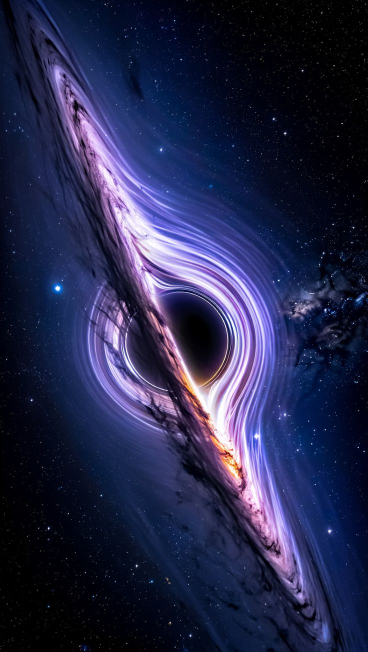
#> input picture Image_Processing/blackhole.jpg, 736 x 1303 px (shown at 1/2 size)
$ python miniBatchKMeans.py
#> lines starting #> are read from the running program, lines starting #| are printed output that depends on the picture
from PIL import Image
import numpy as np
import matplotlib.pyplot as plt
from sklearn.cluster import MiniBatchKMeans
from scipy.cluster.hierarchy import dendrogram, linkage
import time

# -----------------------------------------------------------------
# FINAL, COMPLETE CODE FOR HIERARCHICAL ANALYSIS OF A LARGE IMAGE
# -----------------------------------------------------------------

# This script performs a multi-level hierarchical analysis on a large image
# using a scalable, hybrid approach. It generates a clustered image, a
# high-level dendrogram of the main color groups (centroids), and then
# a series of detailed dendrograms for each of those main color groups.

# -----------------------
# Step 1: Load and Preprocess the Image
# -----------------------
# Loads a large image and reshapes it into a 2D array of pixels,
# where each row is a data point to be clustered.
try:
    image_path = "blackhole.jpg"  # <-- Change this to your image path
    original_img = Image.open(image_path).convert('RGB')
#> original_img is the input picture: PIL image 736x1303 RGB; mean R, G, B 37.4, 40, 74.9
    # Resize to a large size to demonstrate scalability
    large_img = original_img.resize((200, 200))
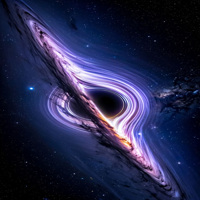
#> large_img: PIL image 200x200 RGB; mean R, G, B 37.4, 40, 74.9
    img_array = np.array(large_img)
    pixels = img_array.reshape(-1, 3)
    print(f"Large image loaded. Shape: {img_array.shape}, Pixels: {pixels.shape}")
#| Large image loaded. Shape: (200, 200, 3), Pixels: (40000, 3)
except FileNotFoundError:
    print("Image not found. Creating a large dummy image for demonstration.")
    large_img = np.random.randint(0, 256, (500, 500, 3), dtype=np.uint8)
    img_array = large_img
    pixels = img_array.reshape(-1, 3)

# -----------------------
# Step 2: Use MiniBatchKMeans for Scalable Top-Level Clustering
# -----------------------
# MiniBatchKMeans is used on the ENTIRE dataset to find a small number of
# top-level clusters efficiently, without the memory issues of AgglomerativeClustering.
n_top_level_clusters = 5
print(f"\nFinding {n_top_level_clusters} top-level clusters with MiniBatchKMeans...")
start_time = time.time()
kmeans_model = MiniBatchKMeans(n_clusters=n_top_level_clusters, random_state=0, n_init=10)
kmeans_model.fit(pixels)
labels = kmeans_model.predict(pixels)
centroids = kmeans_model.cluster_centers_
print(f"MiniBatchKMeans on full dataset took {time.time() - start_time:.2f} seconds.")

# -----------------------
# Step 2.1: Count Pixels in Each Cluster and Find Average Color
# -----------------------
# This part is added based on your request. It provides a quantitative
# summary of the clustering results.
unique_labels, counts = np.unique(labels, return_counts=True)
#> unique_labels = [0, 1, 2, 3, 4]; counts = [15583, 2230, 13371, 3141, 5675]
print("\n--- Cluster Pixel Counts ---")
for label, count in zip(unique_labels, counts):
    print(f"Cluster {label}: {count} pixels")
#> this loop made 5 passes
#> count on passes 1 to 5: 15583, 2230, 13371, 3141, 5675
#| Cluster 0: 15583 pixels
#| Cluster 1: 2230 pixels
#| Cluster 2: 13371 pixels
#| Cluster 3: 3141 pixels
#| Cluster 4: 5675 pixels

print("\n--- Average Cluster Colors (Centroids) ---")
# The centroids are already computed by MiniBatchKMeans, so we just
# use that array for efficiency.
for i in range(n_top_level_clusters):
    print(f"Cluster {i} Average Color (R,G,B): {centroids[i].astype(int)}")


# -----------------------
# Step 3: Visualize the Clustered (Segmented) Image
# -----------------------
# This visualizes the result of the top-level clustering, where each pixel
# is replaced with its cluster's average color.
segmented_img = centroids[labels].reshape(200, 200, 3)
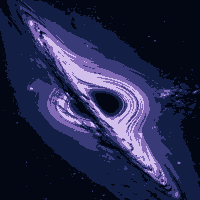
#> segmented_img: shape (200, 200, 3) float64; mean of channels 0, 1, 2 37.7, 40.2, 75.1; drawn as R, G, B
plt.figure(figsize=(10, 5))
plt.subplot(1, 2, 1)
plt.imshow(img_array)
plt.title("Original Image")
plt.axis("off")
plt.subplot(1, 2, 2)
plt.imshow(segmented_img.astype(np.uint8))
plt.title(f"Clustered Image ({n_top_level_clusters} Top-level Clusters)")
plt.axis("off")
plt.show()
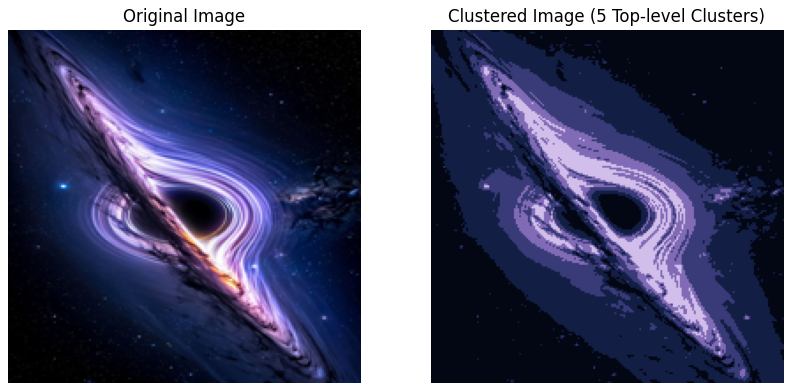
#> figure drawn by matplotlib, 2 panels

# -----------------------
# Step 4: Create the High-Level Dendrogram of Centroids
# -----------------------
# This dendrogram provides a summary of the hierarchical relationships between
# the main color groups. It is computationally feasible because it only
# operates on a small number of centroids (9 in this case).
print("\n--- Generating Dendrogram of Cluster Centroids ---")
start_time = time.time()
linked_centroids = linkage(centroids, method='ward')
print(f"Linkage on centroids took {time.time() - start_time:.2f} seconds.")

plt.figure(figsize=(12, 6))
dendrogram(linked_centroids,
           orientation='top',
           distance_sort='descending',
           labels=[f'Cluster {i}' for i in range(n_top_level_clusters)],
           leaf_rotation=45,
           show_leaf_counts=True)
plt.title("Dendrogram of Cluster Centroids")
plt.xlabel("Cluster Label")
plt.ylabel("Distance")
plt.show()
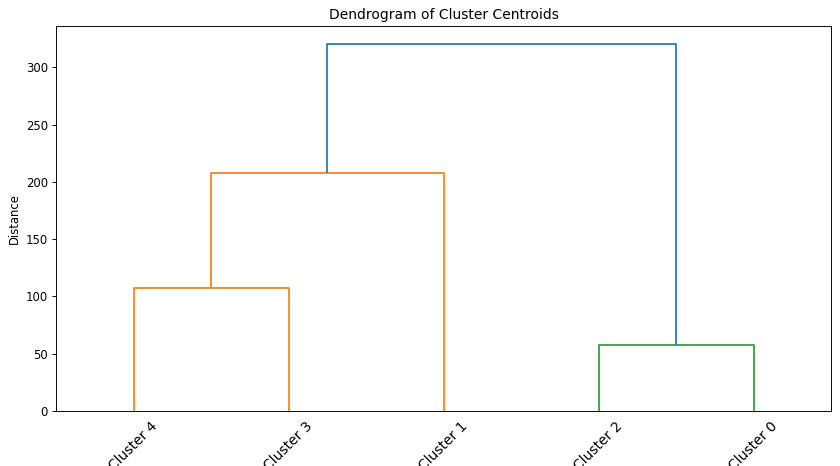
#> figure drawn by matplotlib, 1 panel

# -----------------------
# Step 5: Generate Detailed Sub-Dendrograms for Each Top-Level Cluster
# -----------------------
# This is a powerful analysis. We loop through each of the 9 main clusters
# and perform a detailed hierarchical analysis on a manageable subset of its
# pixels, providing fine-grained insight into each cluster's internal structure.
max_dendrogram_pixels = 500 # Sets a limit for dendrogram generation speed
print("\n--- Generating Sub-Dendrograms for Each Top-Level Cluster ---")

for cluster_id in range(n_top_level_clusters):
    print(f"\nProcessing sub-hierarchy for Cluster {cluster_id}...")

    sub_cluster_pixels = pixels[labels == cluster_id]
    num_pixels = len(sub_cluster_pixels)

    if num_pixels == 0:
        print(f"  Cluster {cluster_id} is empty. Skipping.")
        continue

    # Take a random subset of pixels if the cluster is too large
    if num_pixels > max_dendrogram_pixels:
        subset_idx = np.random.choice(num_pixels, max_dendrogram_pixels, replace=False)
        dendrogram_pixels = sub_cluster_pixels[subset_idx]
        print(f"  Using a subset of {max_dendrogram_pixels} pixels for the dendrogram.")
    else:
        dendrogram_pixels = sub_cluster_pixels
        print(f"  Using all {num_pixels} pixels for the dendrogram.")

    # Perform the hierarchical clustering on this focused subset
    start_time = time.time()
    sub_linked = linkage(dendrogram_pixels, method='ward')
    print(f"  Hierarchical clustering on sub-cluster took {time.time() - start_time:.2f} seconds.")

    # Visualize the sub-dendrogram
    plt.figure(figsize=(12, 6))
    dendrogram(sub_linked,
               orientation='top',
               distance_sort='descending',
               show_leaf_counts=True)
    plt.title(f"Detailed Dendrogram for a subset of Pixels from Cluster {cluster_id}")
    plt.xlabel("Pixel Index")
    plt.ylabel("Distance")
    plt.show()
#> this loop made 5 passes
#> pass 1, `plt.show()`:
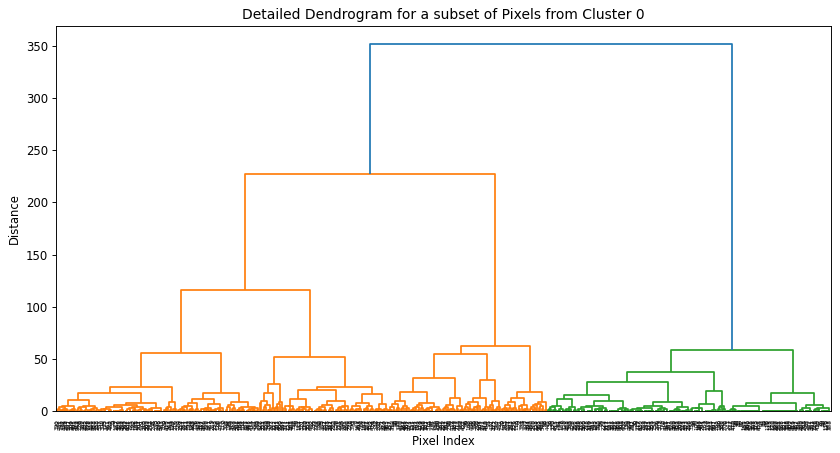
#> figure drawn by matplotlib, 1 panel
#> pass 2, `plt.show()`:
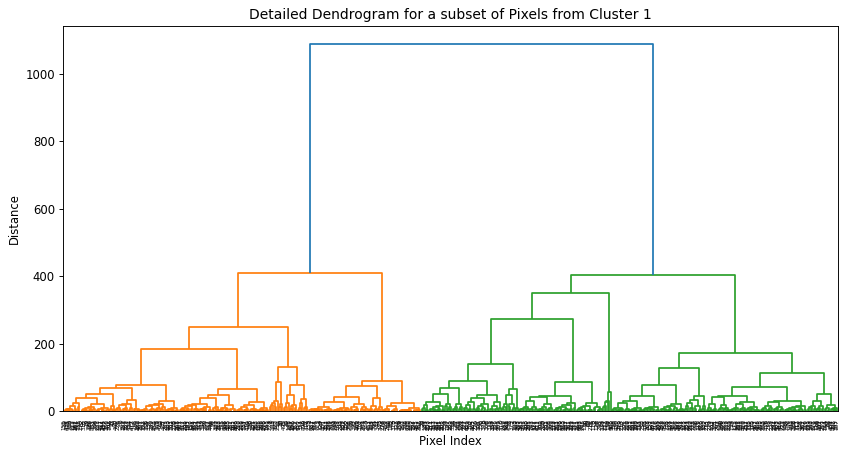
#> figure drawn by matplotlib, 1 panel

print("\n--- All visualizations generated successfully. ---")
